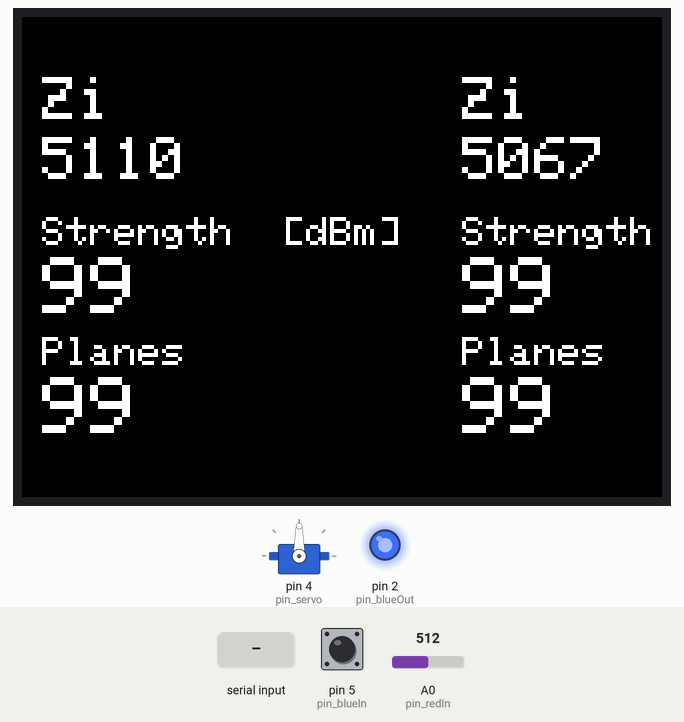
The sketch below on a simulated Arduino Uno, built with avr-gcc and run on an emulated ATmega328P. Shown: 320×240 colour display, servo, output pins drawn as LEDs (lit = HIGH). The test bench sets the inputs (shaded band); at power-on: pin 5 (pin_blueIn) HIGH, A0 (pin_redIn) = 512. Pins used as bus, display or sensor lines are not drawn; what the sketch prints to the serial monitor is not drawn.

Above: at 2.3 s.
2.4 s: pin 5 (pin_blueIn) pulled LOW for 0.15 s
At 3.7 s:
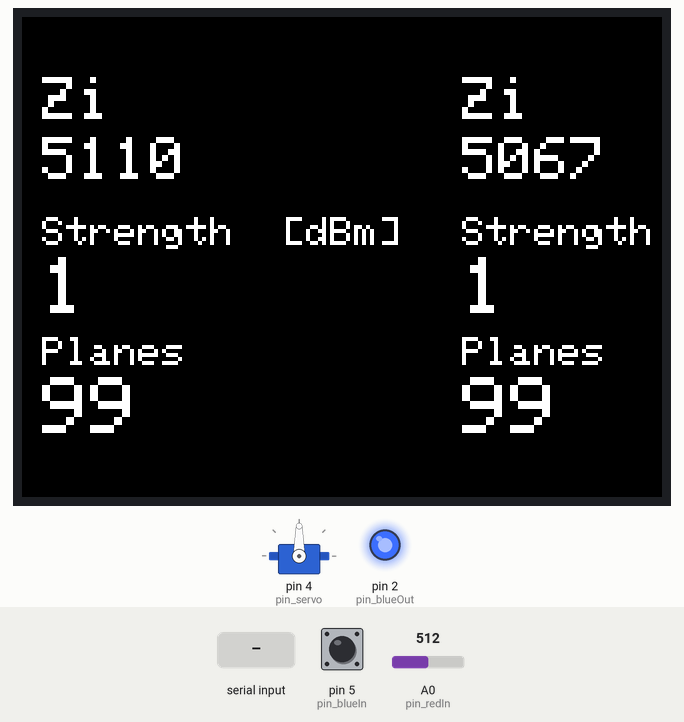
4.0 s: "1\n" received over Serial
At 5.2 s:
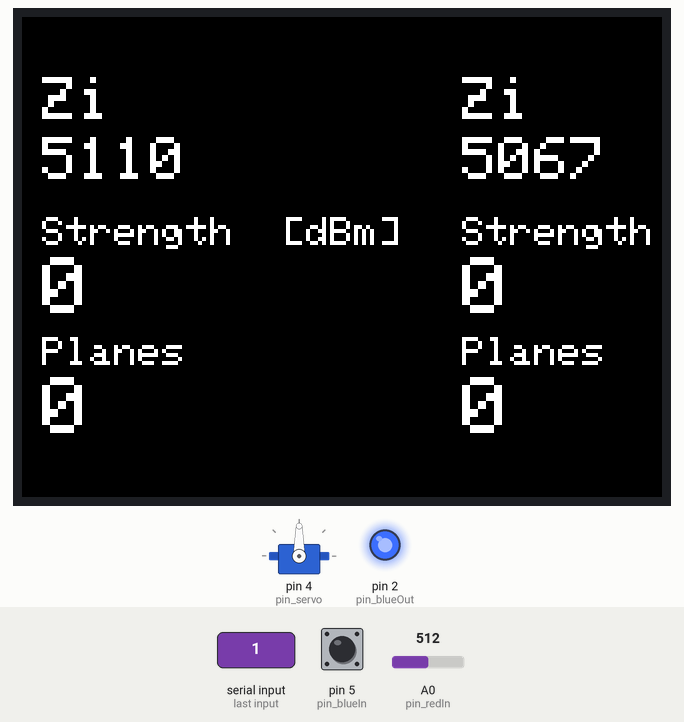
5.5 s: pin 5 (pin_blueIn) pulled LOW for 1 s
At 6.3 s:
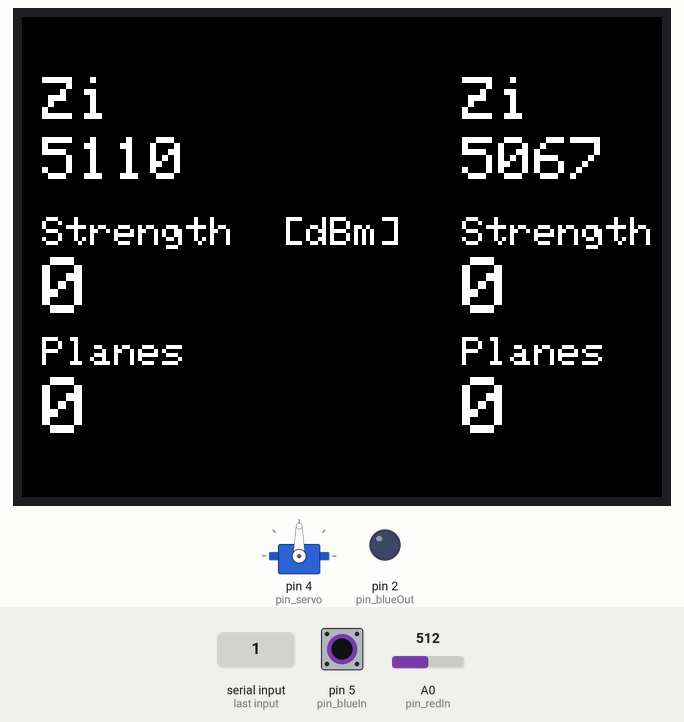
8.0 s: pin 5 (pin_blueIn) pulled LOW for 3.2 s
At 12.2 s:
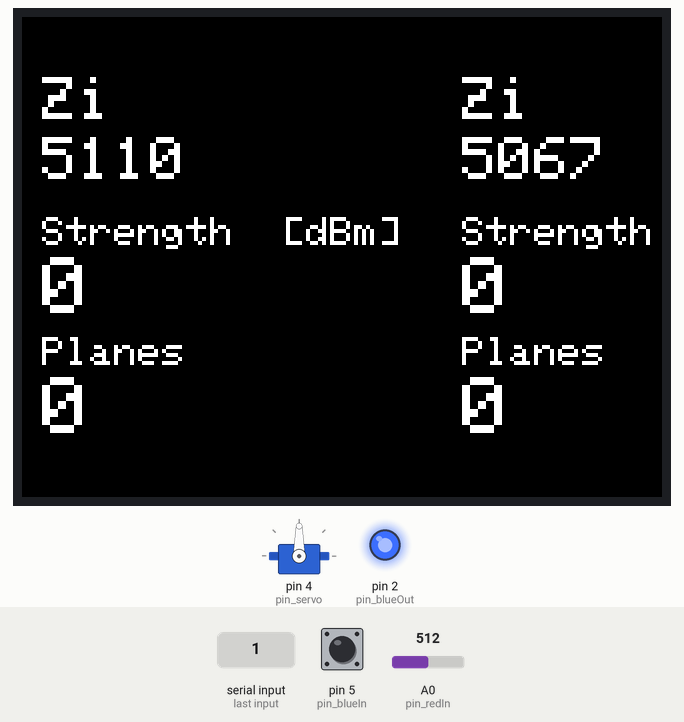
Timing chart, 0 to 13.7 s (numbered marks = the images above; inputs shaded):
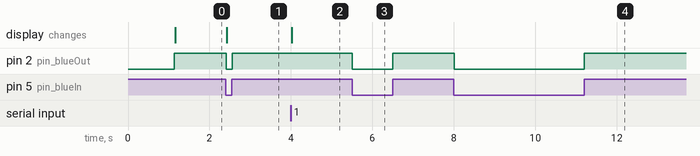

Measured:
- after the input at 2.4 s, pin 2 (pin_blueOut): HIGH → LOW at once, → HIGH 0.15 s later; the display: changes at once (image 1)
- after the input at 4.0 s, the display: changes at once (image 2)
- after the input at 5.5 s, pin 2 (pin_blueOut): HIGH → LOW at once, → HIGH 1.0 s later
- after the input at 8.0 s, pin 2 (pin_blueOut): HIGH → LOW at once, → HIGH 3.2 s later

The sketch:

IT_Scales_Serial.ino
```cpp
#include <SPI.h>
#include <Adafruit_GFX.h>
#include <Adafruit_ILI9341.h>

#include <Servo.h>

#include <ArduinoJson.h>

#define TFT_CS 16   //for D1 mini or TFT I2C Connector Shield (V1.1.0 or later)
#define TFT_DC 15   //for D1 mini or TFT I2C Connector Shield (V1.1.0 or later)
#define TFT_RST -1  //for D1 mini or TFT I2C Connector Shield (V1.1.0 or later)

#define pin_blueIn 5   // GPIO
#define pin_blueOut 2  // GPIO
#define pin_redIn A0   // GPIO //4
#define pin_redOut 0   // GPIO

#define pin_servo 4  // GPIO //1

Adafruit_ILI9341 tft = Adafruit_ILI9341(TFT_CS, TFT_DC, TFT_RST);
Servo myservo;

bool debug = false;
bool servoUp = true;

bool bluePressed = false;
bool redPressed = false;

unsigned long prev_debug = 0;
unsigned long prev_buttons = 0;
unsigned long prev_servo = 0;
const unsigned long interval_debug = 500;
const unsigned long interval_servo = 10;
const unsigned long interval_buttons = 15;

int Zi_5110_strength = 99;
int Zi_5110_planes = 99;
int Zi_5110_normalized = 99;
int Zi_5067_strength = 99;
int Zi_5067_planes = 99;
int Zi_5067_normalized = 99;

int servoPos = 90;
int servoWantedPos = 90;

void setup() {
  Serial.begin(115200);
  Serial.print("starting setup");

  tft.begin();
  screenDiagnostics();

  // Input with internal pull-up
  pinMode(pin_blueIn, INPUT_PULLUP);
  pinMode(pin_redIn, INPUT_PULLUP);

  pinMode(pin_blueOut, OUTPUT);
  pinMode(pin_redOut, OUTPUT);

  myservo.attach(pin_servo);
  myservo.write(90);

  tft.setRotation(1);
  drawInitScreen();

  Serial.print("Setup Complete!");
}

void loop() {
  unsigned long currentMillis = millis();

  if (debug && (currentMillis - prev_debug >= interval_debug)) {
    prev_debug = currentMillis;
    if (servoUp) {
      servoWantedPos += 5;
    } else {
      servoWantedPos -= 5;
    }

    if (servoUp && servoWantedPos > 110) {
      servoUp = false;
    } else if (!servoUp && servoWantedPos < 70) {
      servoUp = true;
    }

    updateScreen(servoPos, servoWantedPos);

  } else if (Serial.available()) {
    serialCommunication();
    updateState();
  }

  if (currentMillis - prev_buttons >= interval_buttons) {
    prev_buttons = currentMillis;

    bool blueNewPressed = buttonState(pin_blueIn);
    bool redNewPressed = analogButtonState(pin_redIn);

    buttonLight(blueNewPressed, pin_blueOut);
    buttonLight(redNewPressed, pin_redOut);

    if (bluePressed != blueNewPressed || redPressed != redNewPressed) {
      updateState();
    }

    bluePressed = blueNewPressed;
    redPressed = redNewPressed;
  }

  if (currentMillis - prev_servo >= interval_servo) {
    prev_servo = currentMillis;
    moveServo();
  }
}

void updateState() {
  int Zi_5110_strength_local = 99;
  int Zi_5067_strength_local = 99;

  if (bluePressed) {
    Zi_5110_strength_local = Zi_5110_normalized;
    Zi_5067_strength_local = Zi_5067_normalized;
  } else {
    Zi_5110_strength_local = Zi_5110_strength;
    Zi_5067_strength_local = Zi_5067_strength;
  }

  if (redPressed && Zi_5110_planes != 0 && Zi_5067_planes != 0) {
    Zi_5110_strength_local = int(Zi_5110_strength_local / Zi_5110_planes);
    Zi_5067_strength_local = int(Zi_5067_strength_local / Zi_5067_planes);
  }
  if (Zi_5110_planes != 0 && Zi_5067_planes != 0) {
    updateServoPos(Zi_5110_strength_local, Zi_5067_strength_local);
  } else {
    updateServoPos(1, 1);
  }

  updateScreen(Zi_5110_strength_local, Zi_5067_strength_local);
}

void updateServoPos(int Zi_5110_strength_local, int Zi_5067_strength_local) {
  float a = float(Zi_5110_strength_local);
  float b = float(Zi_5067_strength_local);

  float score = (a - b) / (abs(a) + abs(b) + 1.0f);  // -1 to +1

  float pos_local = 90.0f + score * 70.0f;
  servoWantedPos = int(constrain(pos_local, 30, 160));
  // servoWantedPos = constrain(pos_local, 70, 110);
  //servoWantedPos = mapServoPos(float(Zi_5110_strength_local) / float(Zi_5067_strength_local));
}

void updateScreen(int Zi_5110_strength_local, int Zi_5067_strength_local) {
  // Clear old values
  tft.fillRect(10, 120, 100, 40, ILI9341_BLACK);   // Left value area
  tft.fillRect(220, 120, 100, 40, ILI9341_BLACK);  // Right value area

  tft.fillRect(10, 180, 100, 40, ILI9341_BLACK);   // Left value area
  tft.fillRect(220, 180, 100, 40, ILI9341_BLACK);  // Right value area

  drawValues(Zi_5110_strength_local, Zi_5067_strength_local);
}

void drawValues(int Zi_5110_strength_local, int Zi_5067_strength_local) {
  // Draw updated values
  tft.setTextSize(4);
  tft.setTextColor(ILI9341_WHITE);

  tft.setCursor(10, 120);
  tft.print(Zi_5110_strength_local);

  tft.setCursor(220, 120);
  tft.print(Zi_5067_strength_local);

  tft.setCursor(10, 180);
  tft.print(Zi_5110_planes);

  tft.setCursor(220, 180);
  tft.print(Zi_5067_planes);
}

void drawInitScreen() {
  tft.fillScreen(ILI9341_BLACK);

  tft.setTextColor(ILI9341_WHITE);
  tft.setTextSize(3);

  tft.setCursor(10, 30);
  tft.print("Zi");

  tft.setCursor(10, 60);
  tft.print("5110");

  tft.setCursor(220, 30);
  tft.print("Zi");

  tft.setCursor(220, 60);
  tft.print("5067");

  tft.setTextSize(2);
  tft.setCursor(10, 100);
  tft.print("Strength  [dBm]");

  tft.setCursor(220, 100);
  tft.print("Strength");

  tft.setCursor(10, 160);
  tft.print("Planes");

  tft.setCursor(220, 160);
  tft.print("Planes");

  drawValues(Zi_5110_strength, Zi_5067_strength);
}

void moveServo() {
  if (servoPos < servoWantedPos) {
    servoPos += 1;
    myservo.write(servoPos);
  } else if (servoPos > servoWantedPos) {
    servoPos -= 1;
    myservo.write(servoPos);
  }
}

bool buttonState(uint8_t pin_button) {
  if (digitalRead(pin_button) == LOW) {
    return false;
  } else {
    return true;
  }
}

bool analogButtonState(uint8_t pin_button) {
  // Unpressed is typically 1024; pressed is 0
  if (analogRead(pin_button) < 500) {
    return false;
  } else {
    return true;
  }
}

void buttonLight(bool bool_button, uint8_t pin_button) {
  if (bool_button == true) {
    digitalWrite(pin_button, HIGH);
  } else {
    digitalWrite(pin_button, LOW);
  }
}

void screenDiagnostics() {
  // read diagnostics (optional but can help debug problems)
  uint8_t x = tft.readcommand8(ILI9341_RDMODE);
  Serial.print("Display Power Mode: 0x");
  Serial.println(x, HEX);
  x = tft.readcommand8(ILI9341_RDMADCTL);
  Serial.print("MADCTL Mode: 0x");
  Serial.println(x, HEX);
  x = tft.readcommand8(ILI9341_RDPIXFMT);
  Serial.print("Pixel Format: 0x");
  Serial.println(x, HEX);
  x = tft.readcommand8(ILI9341_RDIMGFMT);
  Serial.print("Image Format: 0x");
  Serial.println(x, HEX);
  x = tft.readcommand8(ILI9341_RDSELFDIAG);
  Serial.print("Self Diagnostic: 0x");
  Serial.println(x, HEX);

  Serial.println(F("Benchmark                Time (microseconds)"));
  delay(10);
  Serial.print(F("Screen fill              "));
  Serial.println(testFillScreen());
  delay(500);
}

unsigned long testFillScreen() {
  unsigned long start = micros();
  tft.fillScreen(ILI9341_BLACK);
  yield();
  tft.fillScreen(ILI9341_RED);
  yield();
  tft.fillScreen(ILI9341_GREEN);
  yield();
  tft.fillScreen(ILI9341_BLUE);
  yield();
  tft.fillScreen(ILI9341_BLACK);
  yield();
  return micros() - start;
}

void serialCommunication() {
  String message = Serial.readStringUntil('\n');
  JsonDocument data;
  DeserializationError error = deserializeJson(data, message);

  Serial.print("Received: ");
  Serial.println(message);

  Zi_5110_strength = data["Zi-5110_strength"];
  Zi_5110_planes = data["Zi-5110_planes"];
  Zi_5110_normalized = data["Zi-5110_normalized"];
  Zi_5067_strength = data["Zi-5067_strength"];
  Zi_5067_planes = data["Zi-5067_planes"];
  Zi_5067_normalized = data["Zi-5067_normalized"];
}

int mapServoPos(float x) {
  float pos = 20 * (1.0 - log(x) / log(5.0)) + 80;
  return int(pos);
}
```
